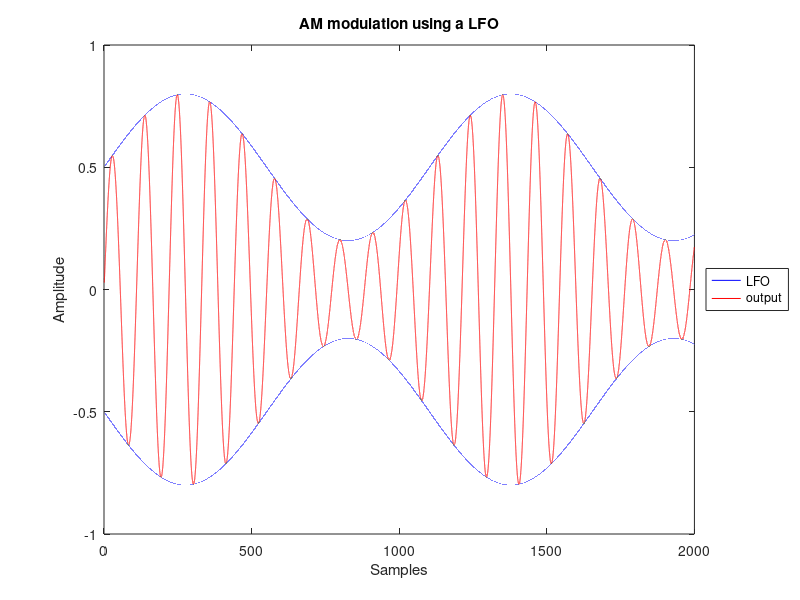

This chart was generated by the following MATLAB code:


fs=44100;
t = 1:0.01:2000;
f1 =400;
f2 = 0.1*f1;





wave1 = sin(2*pi*f1*t/fs);
wave2 = 0.5+0.3*(sin(2*pi*f2*t/fs));

for i=1:length(wave1)
    wave(i)=wave1(i)*wave2(i);
end


% plot(wave,'r') % x will be in red
% hold % hold the current plot
% plot(seq,'y') % y will be plotted in yellow
figure('Color',[1 1 1]);


plot(t, wave2,'b', t, wave, 'r', t, -wave2, 'b');

legend('LFO','output','Location','EastOutside')
title('AM modulation using a LFO')
xlabel('Samples') % x-axis label
ylabel('Amplitude') % y-axis label